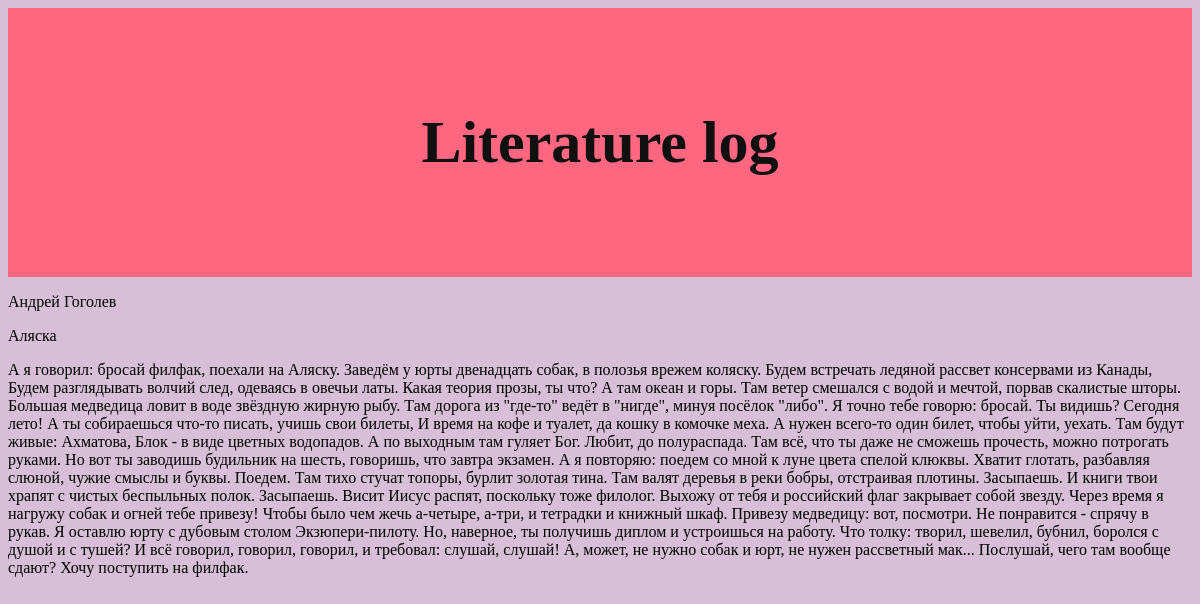
The app's page /litlog/2/ with its own data.
### app/models.py (models this page shows, shortened)
class Poem(models.Model):
    author = models.CharField(max_length=30)
    title = models.CharField(max_length=50)
    text = models.CharField(max_length=5000)

### app/views.py (the view)
# urls.py: path('<int:poem_id>/', views.detail, name='detail'),
def detail(request, poem_id):
    poem = Poem.objects.get(pk=poem_id)
    template = loader.get_template('poems/text.html')
    context = {'title': poem.title, 'author': poem.author, 'text':poem.text}
    return HttpResponse(template.render(context, request))

### app/templates/poems/text.html
{% extends "base.html" %}
{% block content %}
{% if author %}
<p>{{ author }}</p>
{% else %}
<p>Unknown author</p>
{% endif %}
{% if title %}
<p>{{ title }}</p>
{% else %}
<p>...</p>
{% endif %}
{% if text %}
<p>{{ text }}</p>
{% else %}
<p></p>
{% endif %}
{% endblock %}

### app/static/styles/styles.css (style rules this page uses)
body { background-color: #d8bfd8; font-family: 'Spartan' }

### records on screen
Poem: author "Андрей Гоголев", title "Аляска", text "А я говорил: бросай филфак, поехали на Аляску. Заведём у юрты двенадцать собак, в полозья врежем коляску. Будем встречать ледяной рассвет консервами из Канады, Будем разглядывать волчий след, одеваясь в овечьи латы. Какая теория прозы, ты что? А там океан и горы. Там ветер смешался с водой и мечтой, порвав скалистые шторы. Большая медведица ловит в воде звёздную жирную рыбу. Там дорога из \"где-то\" ведёт в \"нигде\", минуя посёлок \"либо\". Я точно тебе говорю: бросай. Ты видишь? Сегодня лето! А ты собираешься что-то писать, учишь свои билеты, И время на кофе и туалет, да кошку в комочке меха. А нужен всего-то один билет, чтобы уйти, уехать. Там будут живые: Ахматова, Блок - в виде цветных…"
